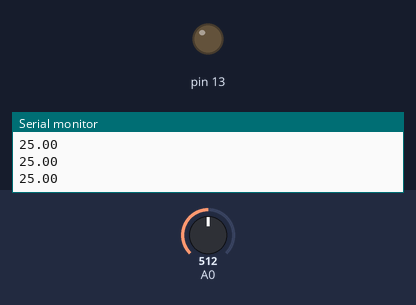
The sketch below on a simulated Arduino Uno, built with avr-gcc and run on an emulated ATmega328P. Parts: output pins drawn as LEDs (lit = HIGH), the last lines printed to the serial monitor. The inputs (shaded band) are chosen by the test bench; at power-on: A0 = 512.

Above: at 1.3 s.
1.4 s: A0 set to 552
At 2.6 s:
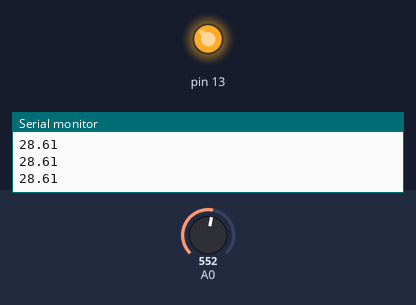
3.0 s: A0 set to 511
At 3.8 s:
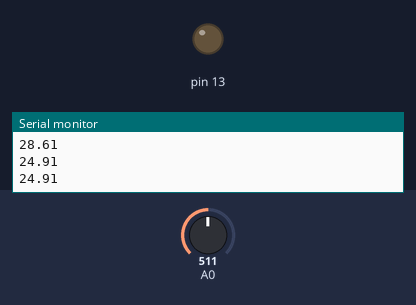
4.5 s: A0 set to 716
At 5.0 s:
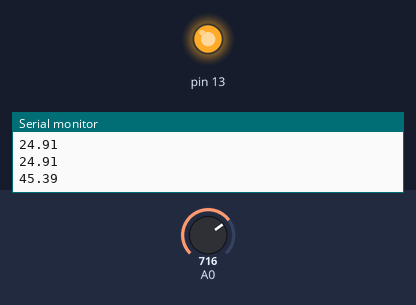
Timing chart, 0 to 7.5 s (numbered marks = the images above; inputs shaded):
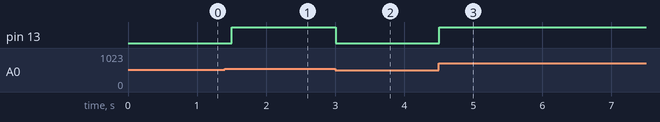

Measured:
- the behaviour switches between 534 and 535 on A0 (found by bisection; images 0 and 1)
- after the input at 1.4 s, pin 13: LOW → HIGH after 0.10 s
- after the input at 3.0 s, pin 13: HIGH → LOW at once
- after the input at 4.5 s, pin 13: LOW → HIGH at once

The sketch:

sketch_oct11a.ino
```cpp
void setup() {
  pinMode(13, OUTPUT);
  Serial.begin(9600);
}

double th(int v) {
  double t;
  t = log(((10240000.0 / v) - 10000.0));
  t = 1.0 / (0.001129148 + (0.000234125 * t) + (0.0000000876741 * t * t * t));
  t = t - 273.15; // 화씨를 섭씨로 바꾸어줌
  return t;
}

void loop() {
  int s;
  s = analogRead(A0);
  float f = th(s);
  if (f > 27.0) {
    digitalWrite(13, HIGH);
  } else {
    digitalWrite(13, LOW);
  }
  Serial.println(f);
  delay(500);
}
```
